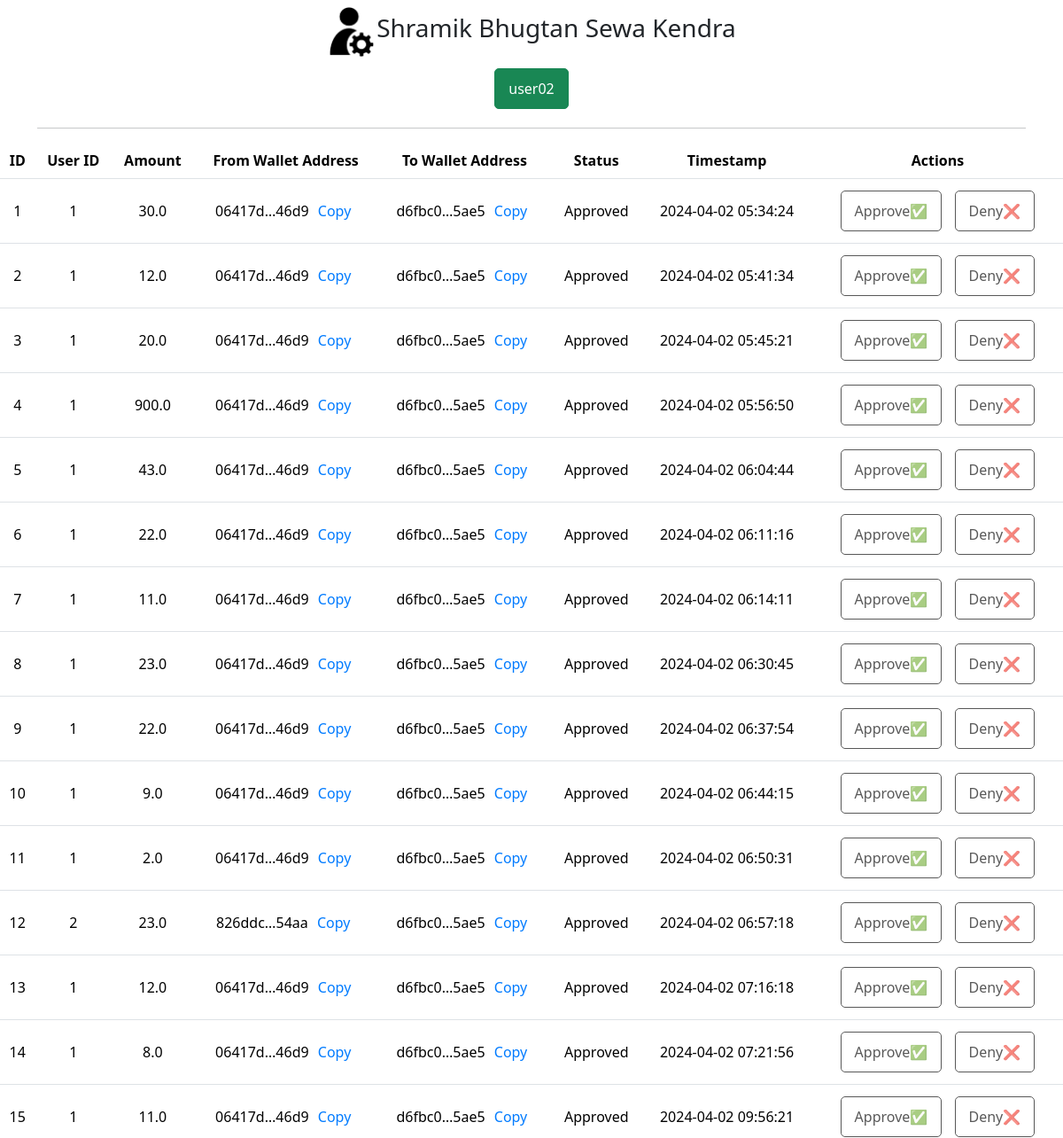
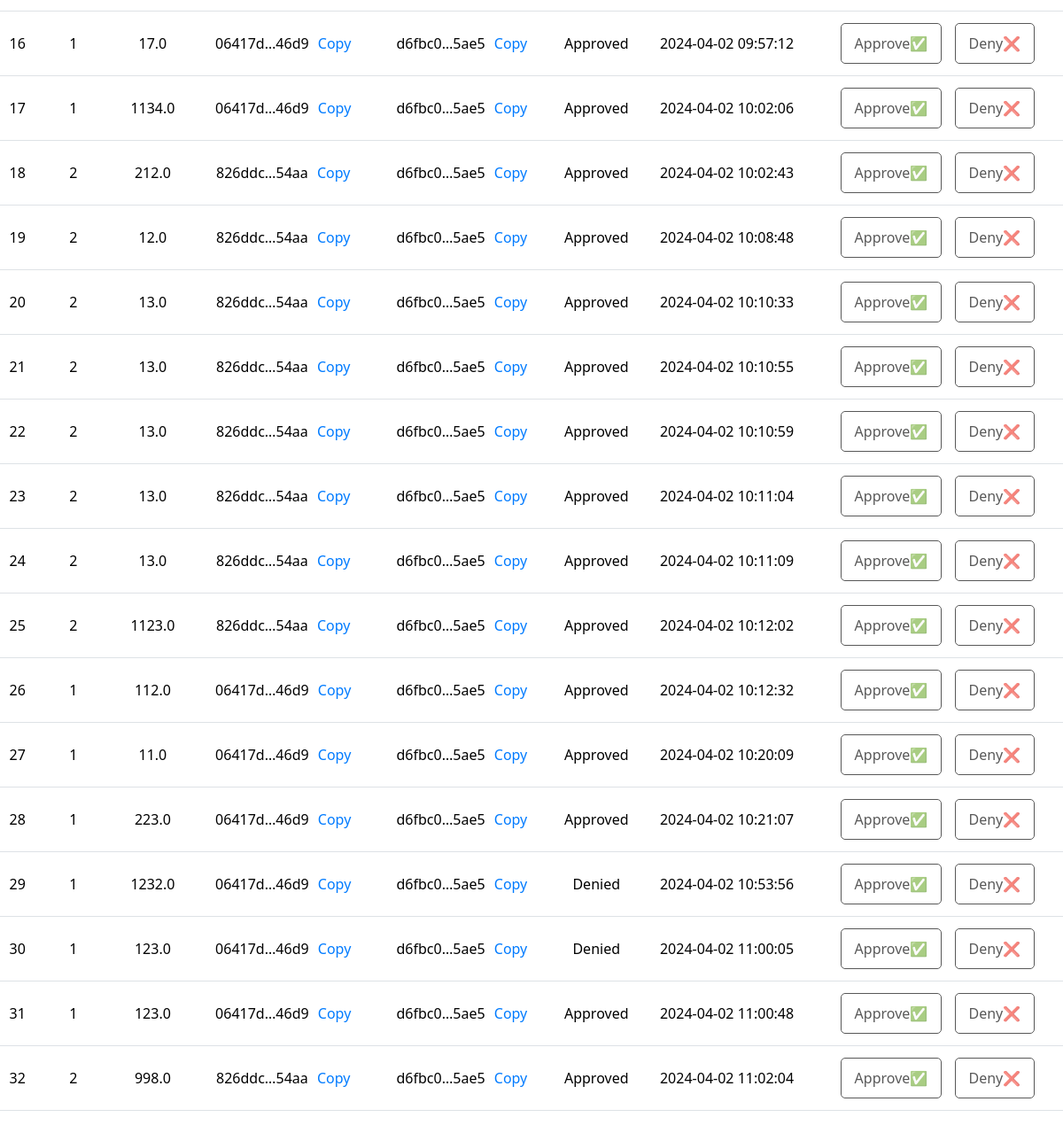
The page /admin/withdrawal-requests (signed in) on the database its author committed (2 pictures, top to bottom).
### main.py (models this page shows, shortened)
class WithdrawalRequest(db.Model):
    id = db.Column(db.Integer, primary_key=True)
    user_id = db.Column(db.Integer, db.ForeignKey('user.id'), nullable=False)
    amount = db.Column(db.Float, nullable=False)
    wallet_address = db.Column(db.String(255), nullable=False)
    from_wallet_address = db.Column(db.String(255), nullable=False)  # Add this line
    status = db.Column(db.String(50), nullable=False, default='Pending')
    timestamp = db.Column(db.DateTime, default=datetime.utcnow)

### main.py (the view)
@app.route('/admin/withdrawal-requests')
def admin_withdrawal_requests():
    if 'admin_id' not in session:
        return redirect('/admin/')
    withdrawal_requests = WithdrawalRequest.query.all()
    return render_template('admin/withdrawal_requests.html', withdrawal_requests=withdrawal_requests)

### templates/admin/withdrawal_requests.html (shortened to what this page needs)
{% extends "admin/layout.html" %}
{% block content %}
<div class="table-responsive">
    <table class="table">
        <thead class="thead-light">
            <tr>
                <th>ID</th>
                <th>User ID</th>
                <th>Amount</th>
                <th>From Wallet Address</th>
                <th>To Wallet Address</th>
                <th>Status</th>
                <th>Timestamp</th>
                <th>Actions</th>
            </tr>
        </thead>
        <tbody>
            {% for request in withdrawal_requests %}
            <tr>
                <td>{{ request.id }}</td>
                <td>{{ request.user_id }}</td>
                <td>{{ request.amount }}</td>
                <td class="wallet-address">
                    <span title="{{ request.from_wallet_address }}">{{ request.from_wallet_address[:6] }}…{{ request.from_wallet_address[-4:] }}</span>
                    <button class="copy-btn" onclick="navigator.clipboard.writeText('{{ request.from_wallet_address }}')">Copy</button>
                </td>
                <td class="wallet-address">
                    <span title="{{ request.wallet_address }}">{{ request.wallet_address[:6] }}…{{ request.wallet_address[-4:] }}</span>
                    <button class="copy-btn" onclick="navigator.clipboard.writeText('{{ request.wallet_address }}')">Copy</button>
                </td>
                <td class="status-{{ request.status|lower }}">{{ request.status }}</td>
                <td class="timestamp">{{ request.timestamp.strftime('%Y-%m-%d %H:%M:%S') }}</td>
                <td>
                    <button onclick="location.href='{{ url_for('approve_withdrawal', request_id=request.id) }}'"
                        class="btn btn-approve {{ 'btn-disabled' if request.status != 'Pending' else '' }}"
                        {{ 'disabled' if request.status != 'Pending' else '' }}>Approve</button>
                    <button onclick="location.href='{{ url_for('deny_withdrawal', request_id=request.id) }}'"
                        class="btn btn-deny {{ 'btn-disabled' if request.status != 'Pending' else '' }}"
                        {{ 'disabled' if request.status != 'Pending' else '' }}>Deny</button>
                </td>
            </tr>
            {% endfor %}
        </tbody>
    </table>
</div>
{% endblock content %}

### templates/admin/withdrawal_requests.html (style rules this page uses)
.table td, .table th { text-align: center; vertical-align: middle; }
.copy-btn { background: transparent; border: none; color: #017bff; cursor: pointer; }
.status-approved { color: #28a745; }
.status-denied { color: #dc3545; }
.btn { margin: 5px; padding: 10px 15px; border-radius: 5px; }
.btn-approve { color: white; background-color: #28a745; border-color: #28a745; }
.btn-deny { color: white; background-color: #dc3545; border-color: #dc3545; }
.btn-copy, .btn-approve, .btn-deny { font-size: 16px; }
.btn-approve::after { content: '✅'; }
.btn-deny::after { content: '❌'; }

### rows shown on the page
WithdrawalRequest: id "1", user_id "1", amount "30.0", from_wallet_address "06417d", from_wallet_address "46d9", wallet_address "d6fbc0", wallet_address "5ae5", status "Approved", timestamp "2024-04-02 05:34:24"
WithdrawalRequest: id "2", user_id "1", amount "12.0", from_wallet_address "06417d", from_wallet_address "46d9", wallet_address "d6fbc0", wallet_address "5ae5", status "Approved", timestamp "2024-04-02 05:41:34"
WithdrawalRequest: id "3", user_id "1", amount "20.0", from_wallet_address "06417d", from_wallet_address "46d9", wallet_address "d6fbc0", wallet_address "5ae5", status "Approved", timestamp "2024-04-02 05:45:21"
WithdrawalRequest: id "4", user_id "1", amount "900.0", from_wallet_address "06417d", from_wallet_address "46d9", wallet_address "d6fbc0", wallet_address "5ae5", status "Approved", timestamp "2024-04-02 05:56:50"
WithdrawalRequest: id "5", user_id "1", amount "43.0", from_wallet_address "06417d", from_wallet_address "46d9", wallet_address "d6fbc0", wallet_address "5ae5", status "Approved", timestamp "2024-04-02 06:04:44"
WithdrawalRequest: id "6", user_id "1", amount "22.0", from_wallet_address "06417d", from_wallet_address "46d9", wallet_address "d6fbc0", wallet_address "5ae5", status "Approved", timestamp "2024-04-02 06:11:16"
WithdrawalRequest: id "7", user_id "1", amount "11.0", from_wallet_address "06417d", from_wallet_address "46d9", wallet_address "d6fbc0", wallet_address "5ae5", status "Approved", timestamp "2024-04-02 06:14:11"
WithdrawalRequest: id "8", user_id "1", amount "23.0", from_wallet_address "06417d", from_wallet_address "46d9", wallet_address "d6fbc0", wallet_address "5ae5", status "Approved", timestamp "2024-04-02 06:30:45"
WithdrawalRequest: id "9", user_id "1", amount "22.0", from_wallet_address "06417d", from_wallet_address "46d9", wallet_address "d6fbc0", wallet_address "5ae5", status "Approved", timestamp "2024-04-02 06:37:54"
WithdrawalRequest: id "10", user_id "1", amount "9.0", from_wallet_address "06417d", from_wallet_address "46d9", wallet_address "d6fbc0", wallet_address "5ae5", status "Approved", timestamp "2024-04-02 06:44:15"
WithdrawalRequest: id "11", user_id "1", amount "2.0", from_wallet_address "06417d", from_wallet_address "46d9", wallet_address "d6fbc0", wallet_address "5ae5", status "Approved", timestamp "2024-04-02 06:50:31"
WithdrawalRequest: id "12", user_id "2", amount "23.0", from_wallet_address "826ddc", from_wallet_address "54aa", wallet_address "d6fbc0", wallet_address "5ae5", status "Approved", timestamp "2024-04-02 06:57:18"
WithdrawalRequest: id "13", user_id "1", amount "12.0", from_wallet_address "06417d", from_wallet_address "46d9", wallet_address "d6fbc0", wallet_address "5ae5", status "Approved", timestamp "2024-04-02 07:16:18"
WithdrawalRequest: id "14", user_id "1", amount "8.0", from_wallet_address "06417d", from_wallet_address "46d9", wallet_address "d6fbc0", wallet_address "5ae5", status "Approved", timestamp "2024-04-02 07:21:56"
WithdrawalRequest: id "15", user_id "1", amount "11.0", from_wallet_address "06417d", from_wallet_address "46d9", wallet_address "d6fbc0", wallet_address "5ae5", status "Approved", timestamp "2024-04-02 09:56:21"
WithdrawalRequest: id "16", user_id "1", amount "17.0", from_wallet_address "06417d", from_wallet_address "46d9", wallet_address "d6fbc0", wallet_address "5ae5", status "Approved", timestamp "2024-04-02 09:57:12"
WithdrawalRequest: id "17", user_id "1", amount "1134.0", from_wallet_address "06417d", from_wallet_address "46d9", wallet_address "d6fbc0", wallet_address "5ae5", status "Approved", timestamp "2024-04-02 10:02:06"
WithdrawalRequest: id "18", user_id "2", amount "212.0", from_wallet_address "826ddc", from_wallet_address "54aa", wallet_address "d6fbc0", wallet_address "5ae5", status "Approved", timestamp "2024-04-02 10:02:43"
WithdrawalRequest: id "19", user_id "2", amount "12.0", from_wallet_address "826ddc", from_wallet_address "54aa", wallet_address "d6fbc0", wallet_address "5ae5", status "Approved", timestamp "2024-04-02 10:08:48"
WithdrawalRequest: id "20", user_id "2", amount "13.0", from_wallet_address "826ddc", from_wallet_address "54aa", wallet_address "d6fbc0", wallet_address "5ae5", status "Approved", timestamp "2024-04-02 10:10:33"
WithdrawalRequest: id "21", user_id "2", amount "13.0", from_wallet_address "826ddc", from_wallet_address "54aa", wallet_address "d6fbc0", wallet_address "5ae5", status "Approved", timestamp "2024-04-02 10:10:55"
WithdrawalRequest: id "22", user_id "2", amount "13.0", from_wallet_address "826ddc", from_wallet_address "54aa", wallet_address "d6fbc0", wallet_address "5ae5", status "Approved", timestamp "2024-04-02 10:10:59"
WithdrawalRequest: id "23", user_id "2", amount "13.0", from_wallet_address "826ddc", from_wallet_address "54aa", wallet_address "d6fbc0", wallet_address "5ae5", status "Approved", timestamp "2024-04-02 10:11:04"
WithdrawalRequest: id "24", user_id "2", amount "13.0", from_wallet_address "826ddc", from_wallet_address "54aa", wallet_address "d6fbc0", wallet_address "5ae5", status "Approved", timestamp "2024-04-02 10:11:09"
WithdrawalRequest: id "25", user_id "2", amount "1123.0", from_wallet_address "826ddc", from_wallet_address "54aa", wallet_address "d6fbc0", wallet_address "5ae5", status "Approved", timestamp "2024-04-02 10:12:02"
WithdrawalRequest: id "26", user_id "1", amount "112.0", from_wallet_address "06417d", from_wallet_address "46d9", wallet_address "d6fbc0", wallet_address "5ae5", status "Approved", timestamp "2024-04-02 10:12:32"
WithdrawalRequest: id "27", user_id "1", amount "11.0", from_wallet_address "06417d", from_wallet_address "46d9", wallet_address "d6fbc0", wallet_address "5ae5", status "Approved", timestamp "2024-04-02 10:20:09"
WithdrawalRequest: id "28", user_id "1", amount "223.0", from_wallet_address "06417d", from_wallet_address "46d9", wallet_address "d6fbc0", wallet_address "5ae5", status "Approved", timestamp "2024-04-02 10:21:07"
WithdrawalRequest: id "29", user_id "1", amount "1232.0", from_wallet_address "06417d", from_wallet_address "46d9", wallet_address "d6fbc0", wallet_address "5ae5", status "Denied", timestamp "2024-04-02 10:53:56"
WithdrawalRequest: id "30", user_id "1", amount "123.0", from_wallet_address "06417d", from_wallet_address "46d9", wallet_address "d6fbc0", wallet_address "5ae5", status "Denied", timestamp "2024-04-02 11:00:05"
WithdrawalRequest: id "31", user_id "1", amount "123.0", from_wallet_address "06417d", from_wallet_address "46d9", wallet_address "d6fbc0", wallet_address "5ae5", status "Approved", timestamp "2024-04-02 11:00:48"
WithdrawalRequest: id "32", user_id "2", amount "998.0", from_wallet_address "826ddc", from_wallet_address "54aa", wallet_address "d6fbc0", wallet_address "5ae5", status "Approved", timestamp "2024-04-02 11:02:04"

### other values the page prints
{{ session.admin_name }} "user02"
